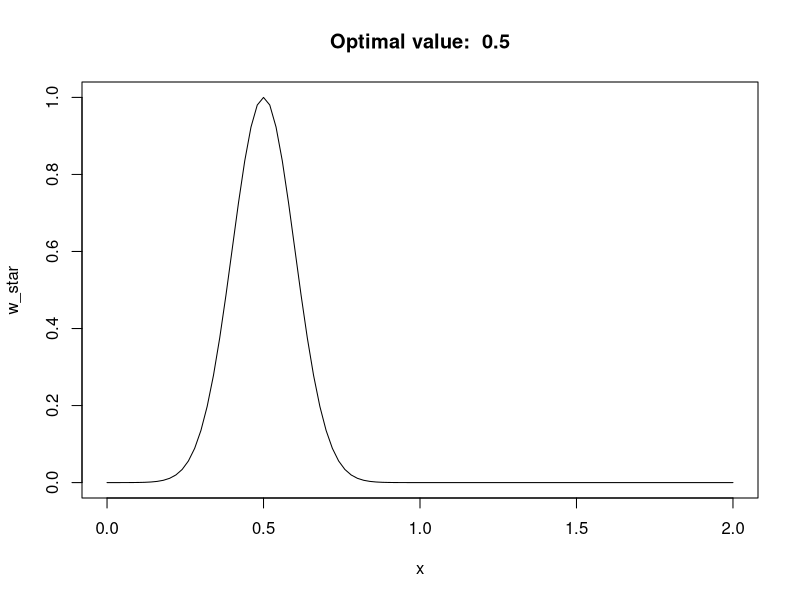

This figure's R source:
psi <- 0.5
omega <- 0.1
w_star <- function(z)
{
	p_star <- exp(-((z - psi)^2)/(2 * (omega ^ 2)))
} 

plot(w_star,xlim=c(0,2),main=paste("Optimal value: ",psi))
